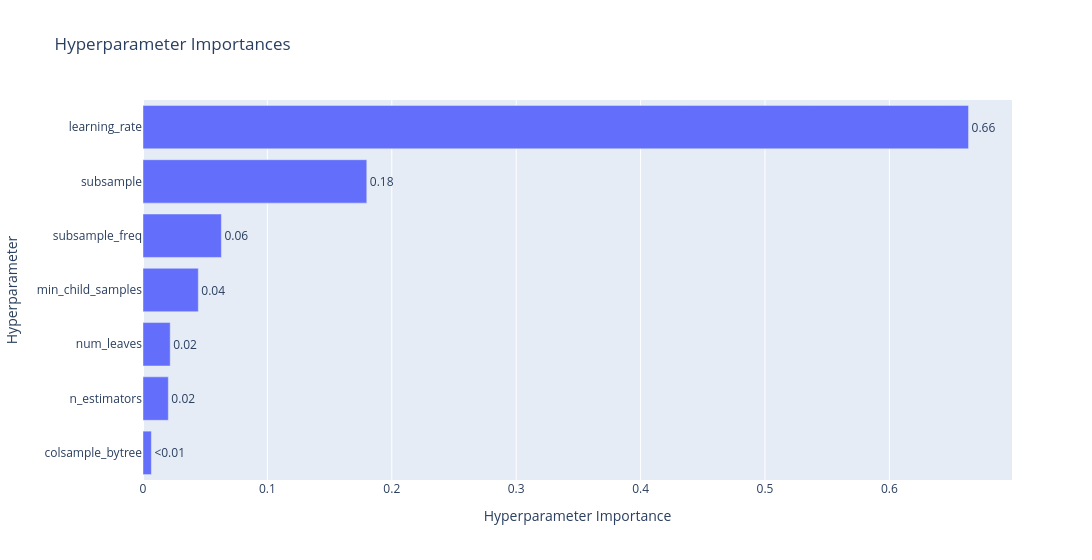

This figure's notebook cell:
### Code cell
fig = plot_param_importances(study)
fig.update_layout(width=1100)

### Figure 1 — Plotly figure (JSON) as saved in the notebook; plotly's stock layout.template omitted (floating-point values rounded to 4 significant figures)
{"data": [{"cliponaxis": false, "hovertemplate": ["colsample_bytree (FloatDistribution): 0.006739710434627184<extra></extra>", "n_estimators (IntDistribution): 0.020363924056361858<extra></extra>", "num_leaves (IntDistribution): 0.021866069267975404<extra></extra>", "min_child_samples (IntDistribution): 0.04446248872593281<extra></extra>", "subsample_freq (IntDistribution): 0.06302450899611657<extra></extra>", "subsample (FloatDistribution): 0.17989911955455332<extra></extra>", "learning_rate (FloatDistribution): 0.6636441789644328<extra></extra>"], "name": "Objective Value", "orientation": "h", "text": ["<0.01", "0.02", "0.02", "0.04", "0.06", "0.18", "0.66"], "textposition": "outside", "type": "bar", "x": [0.00674, 0.02036, 0.02187, 0.04446, 0.06302, 0.1799, 0.6636], "y": ["colsample_bytree", "n_estimators", "num_leaves", "min_child_samples", "subsample_freq", "subsample", "learning_rate"]}], "layout": {"title": {"text": "Hyperparameter Importances"}, "width": 1100, "xaxis": {"title": {"text": "Hyperparameter Importance"}}, "yaxis": {"title": {"text": "Hyperparameter"}}}}
